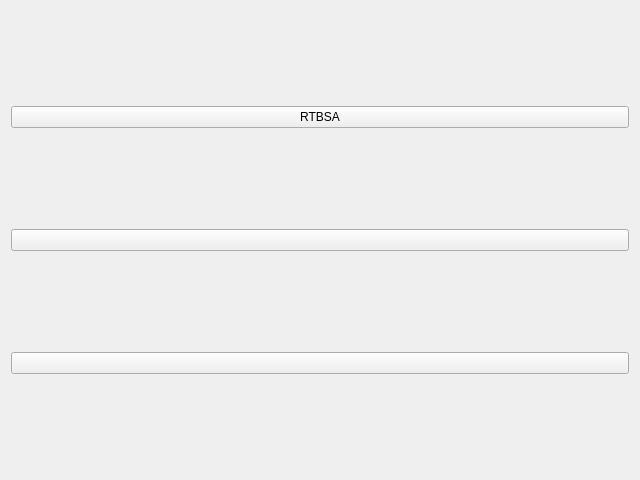
<?xml version="1.0" encoding="UTF-8"?>
<ui version="4.0">
 <class>Form</class>
 <widget class="QWidget" name="Form">
  <property name="geometry">
   <rect>
    <x>0</x>
    <y>0</y>
    <width>640</width>
    <height>480</height>
   </rect>
  </property>
  <property name="windowTitle">
   <string>Form</string>
  </property>
  <layout class="QGridLayout" name="gridLayout">
   <item row="1" column="0">
    <widget class="PyDMShellCommand" name="PyDMShellCommand_2">
     <property name="toolTip">
      <string/>
     </property>
    </widget>
   </item>
   <item row="0" column="0">
    <widget class="PyDMShellCommand" name="rtbsa">
     <property name="toolTip">
      <string/>
     </property>
     <property name="text">
      <string>RTBSA</string>
     </property>
     <property name="commands" stdset="0">
      <stringlist>
       <string>python ~/zacarias/rtbsa/rtbsa.py</string>
      </stringlist>
     </property>
    </widget>
   </item>
   <item row="2" column="0">
    <widget class="PyDMShellCommand" name="PyDMShellCommand_3">
     <property name="toolTip">
      <string/>
     </property>
    </widget>
   </item>
  </layout>
 </widget>
 <customwidgets>
  <customwidget>
   <class>PyDMShellCommand</class>
   <extends>QPushButton</extends>
   <header>pydm.widgets.shell_command</header>
  </customwidget>
 </customwidgets>
 <resources/>
 <connections/>
</ui>
